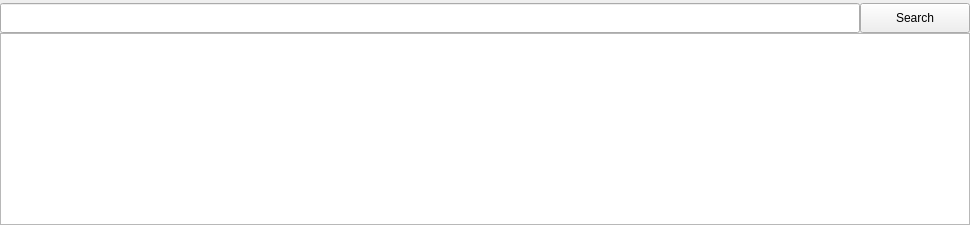
               <widget class="QWidget" name="RTAlarm_page">
                <attribute name="title">
                 <string>MPS Alarm</string>
                </attribute>
                <layout class="QGridLayout" name="gridLayout_13">
                 <property name="leftMargin">
                  <number>0</number>
                 </property>
                 <property name="topMargin">
                  <number>3</number>
                 </property>
                 <property name="rightMargin">
                  <number>0</number>
                 </property>
                 <property name="bottomMargin">
                  <number>0</number>
                 </property>
                 <property name="spacing">
                  <number>0</number>
                 </property>
                 <item row="0" column="0">
                  <layout class="QVBoxLayout" name="verticalLayout_6">
                   <item>
                    <layout class="QHBoxLayout" name="horizontalLayout_30">
                     <item>
                      <widget class="QLineEdit" name="search_le">
                       <property name="minimumSize">
                        <size>
                         <width>860</width>
                         <height>30</height>
                        </size>
                       </property>
                       <property name="maximumSize">
                        <size>
                         <width>860</width>
                         <height>30</height>
                        </size>
                       </property>
                      </widget>
                     </item>
                     <item>
                      <widget class="QPushButton" name="search_btn">
                       <property name="minimumSize">
                        <size>
                         <width>110</width>
                         <height>30</height>
                        </size>
                       </property>
                       <property name="maximumSize">
                        <size>
                         <width>110</width>
                         <height>30</height>
                        </size>
                       </property>
                       <property name="text">
                        <string>Search</string>
                       </property>
                      </widget>
                     </item>
                    </layout>
                   </item>
                   <item>
                    <widget class="QTableWidget" name="RTAlarm_Data_page"/>
                   </item>
                  </layout>
                 </item>
                </layout>
               </widget>
